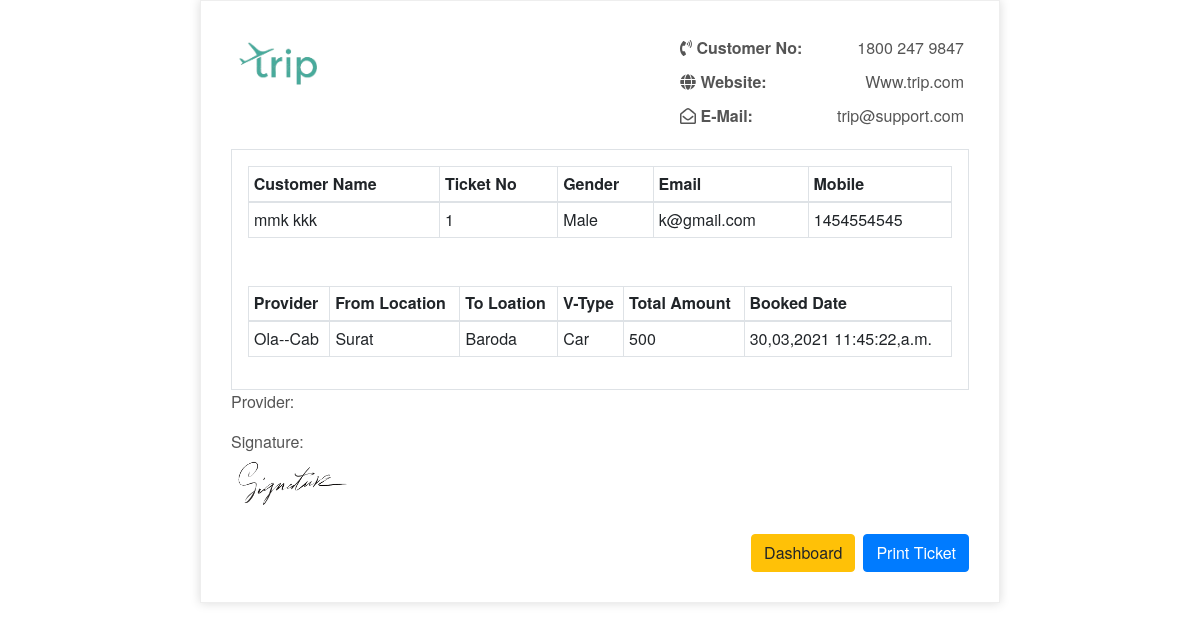
Screenshot of /slip/1/ with the database file from the repository.
### myapp/models.py (models this page shows, shortened)
class BookingModel(models.Model):
    user = models.ForeignKey(User,on_delete=models.CASCADE)
    fname = models.CharField(max_length=300)
    lname = models.CharField(max_length=300)
    mobile = models.IntegerField()
    email = models.EmailField(max_length=300)
    gender = models.CharField(max_length=100)
    provider = models.CharField(max_length=100)
    from_location = models.CharField(max_length=100)
    to_location = models.CharField(max_length=100)
    class_type = models.CharField(max_length=100)
    v_type = models.CharField(max_length=200)
    duration = models.CharField(max_length=100)
    book_date = models.DateTimeField(auto_now_add=True)
    gst = models.IntegerField(default=0)
    total = models.IntegerField()
    objects = models.Manager()

### myapp/views.py (the view)
# urls.py: path('slip/<int:id>/', SlipView, name='slip'),
def SlipView(request,id):
    data = BookingModel.objects.get(id=id)
    context = {'data':data}
    return render(request,'slip.html',context)

### myapp/templates/slip.html (shortened to what this page needs)
{% load static %}
<!doctype html>
<html>
<head>
    <link rel="stylesheet" href="https://cdn.jsdelivr.net/npm/bootstrap@4.5.3/dist/css/bootstrap.min.css">
    <link rel="stylesheet" href="https://cdnjs.cloudflare.com/ajax/libs/font-awesome/5.15.3/css/all.min.css">
</head>
<body>
    <div class="invoice-box">
        <div class="row">
            <div class="col-3">
                <img style="height: 4rem;" src="{% static 'img/triplogo.png' %}" alt="" srcset="">
            </div>
            <div class="col-4"></div>
            <div class="col-5">
                <table class="">
                    <tr>
                        <th><i class="fas fa-phone-volume"></i> Customer No:</th>
                        <td>1800 247 9847</td>
                    </tr>
                    <tr>
                        <th><i class="fas fa-globe"></i> Website:</th>
                        <td>Www.trip.com</td>
                    </tr>
                    <tr>
                        <th><i class="far fa-envelope-open"></i> E-Mail:</th>
                        <td>trip@support.com</td>
                    </tr>
                </table>
            </div>
        </div>
        <div class="mt-3 p-3 border">
            <div>
                <table class="table table-bordered table-sm" cellpadding="0" cellspacing="0">
                    <thead >
                      <tr>
                        <th class="border-right" scope="col">Customer Name</th>
                        <th class="border-right" scope="col">Ticket No</th>
                        <th class="border-right" scope="col">Gender</th>
                        <th class="border-right" scope="col">Email</th>
                        <th class="border-right" scope="col">Mobile</th>
                      </tr>
                    </thead>
                    <tbody>
                      <tr>
                        <td>{{data.fname|truncatewords:1}} {{data.lname|truncatewords:1}}</td>
                        <td class="text-left">{{data.id}}</td>
                        <td>{{data.gender}}</td>
                        <td>{{data.email}}</td>
                        <td>{{data.mobile}}</td>
                      </tr>
                    </tbody>
                </table>
            </div>
            <div class="mt-5">
                <table class="table table-bordered table-sm" cellpadding="0" cellspacing="0">
                    <thead>
                      <tr>
                        <th class="border-right " scope="col">Provider</th>
                        <th class="border-right " scope="col">From Location</th>
                        <th class="border-right " scope="col">To Loation</th>
                        <th class="border-right " scope="col">V-Type</th>
                        <th class="border-right " scope="col">Total Amount</th>
                        <th class="border-right " scope="col">Booked Date</th>
                      </tr>
                    </thead>
                    <tbody>
                      <tr>
                        <td class="text-left">{{data.provider}}</td>
                        <td class="text-left">{{data.from_location}}</td>
                        <td>{{data.to_location}}</td>
                        <td>{{data.v_type}}</td>
                        <td>{{data.total}}</td>
                        <td>{{data.book_date|date:'d,m,Y g:i:s,a'}}</td>
                      </tr>
                    </tbody>
                </table>
            </div>
        </div>
        <div class="row">
            <div class="col-2">
                <p>Provider:</p>
                <p>Signature: <img style="height: 4rem;" src="{% static 'img/sign.png' %}" alt=""></p>
            </div>
            <div class="col-9"></div>
            <div class="col">
                <input class="btn btn-primary float-right" id="hello" type="button" value="Print Ticket" onclick="window.print();">
                <a href="{% url 'dashboard' %}" class="btn btn-warning float-right mr-2" id="hello">Dashboard</a>
            </div>
        </div>
    </div>
</body>
</html>

### myapp/templates/slip.html (style rules this page uses)
.invoice-box { max-width: 800px; margin: auto; padding: 30px; border: 1px solid #eee; box-shadow: 0 0 10px rgba(0, 0, 0, .15); font-size: 16px; line-height: 24px; font-family: 'Helvetica Neue', 'Helvetica', Helvetica, Arial, sans-serif; color: #555; }
.invoice-box table { width: 100%; line-height: inherit; text-align: left; }
.invoice-box table td { padding: 5px; vertical-align: top; }
.invoice-box table tr td:nth-child(2) { text-align: right; }

### rows the page displays
BookingModel: fname "mmk", lname "kkk", id "1", gender "Male", email "k@gmail.com", mobile "1454554545", provider "Ola--Cab", from_location "Surat", to_location "Baroda", v_type "Car", total "500", book_date "30,03,2021 11:45:22,a.m."
